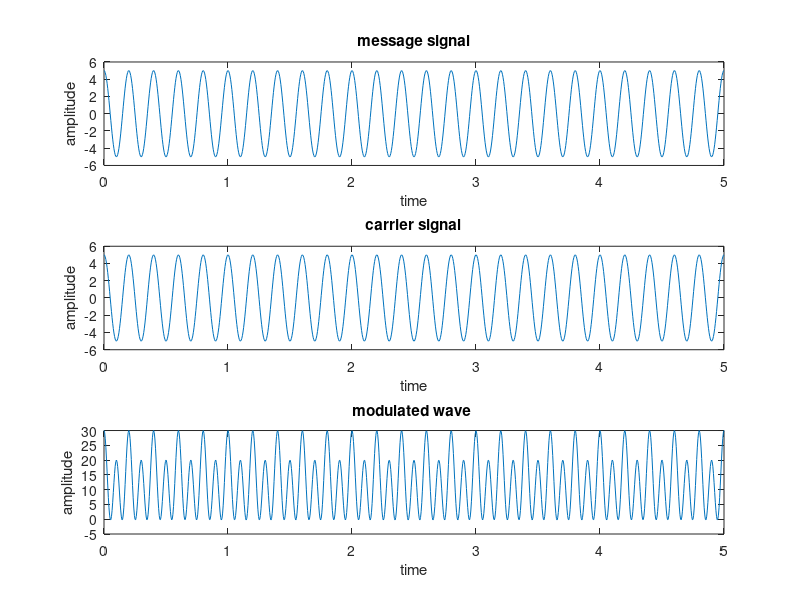

The MATLAB script that drew this image:
clc all;
clear all;
close all;

am=input('Enter the message signal amplitude= ');
ac=input('Enter the carrier signal amplitude= ');
fm=input('Enter the message signal frequency= ');
fc=input('Enter the carrier signal frequency= ');
t=input('Enter the time interval= ');
m=input('Enter the modulation factor= ');

tt=linspace(0,t,1000);
y1=am*cos(2*pi*fm*tt);
y2=ac*cos(2*pi*fc*tt);
modu=ac*cos(2*pi*fc*tt) + ((m*ac)/2*cos(2*pi*fc*tt+2*pi*fm*tt))+ ((m*ac)/2*cos(2*pi*fc*tt-2*pi*fm*tt));

subplot(3,1,1);
plot(tt,y1);
xlabel('time');
ylabel('amplitude');
title('message signal');

subplot(3,1,2);
plot(tt,y2);
xlabel('time');
ylabel('amplitude');
title('carrier signal');

subplot(3,1,3);
plot(tt,modu);
xlabel('time');
ylabel('amplitude');
title('modulated wave ');
